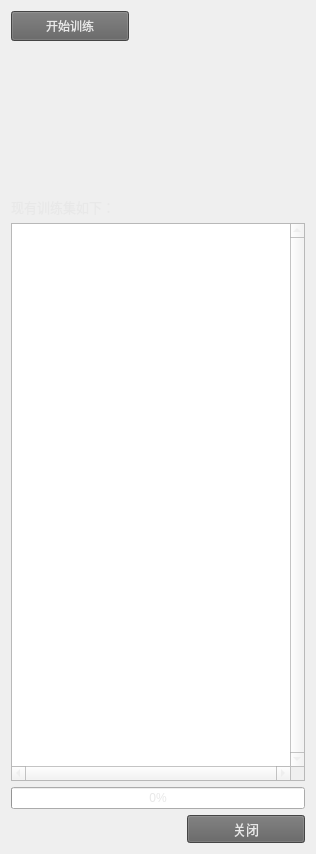
          <widget class="QWidget" name="scrollAreaWidgetContents_9">
           <property name="geometry">
            <rect>
             <x>0</x>
             <y>0</y>
             <width>316</width>
             <height>854</height>
            </rect>
           </property>
           <layout class="QVBoxLayout" name="verticalLayout_17">
            <item>
             <layout class="QHBoxLayout" name="horizontalLayout_31" stretch="2,3">
              <item>
               <widget class="QPushButton" name="btnOK">
                <property name="minimumSize">
                 <size>
                  <width>0</width>
                  <height>30</height>
                 </size>
                </property>
                <property name="styleSheet">
                 <string notr="true">color: rgb(232, 232, 232);
background-color: rgb(97, 97, 97)</string>
                </property>
                <property name="text">
                 <string>开始训练</string>
                </property>
                <property name="icon">
                 <iconset resource="image/image.qrc">
                  <normaloff>:/gmm/icons-shadowless-24/arrow-circle-225.png</normaloff>:/gmm/icons-shadowless-24/arrow-circle-225.png</iconset>
                </property>
               </widget>
              </item>
              <item>
               <spacer name="horizontalSpacer_4">
                <property name="orientation">
                 <enum>Qt::Horizontal</enum>
                </property>
                <property name="sizeHint" stdset="0">
                 <size>
                  <width>40</width>
                  <height>20</height>
                 </size>
                </property>
               </spacer>
              </item>
             </layout>
            </item>
            <item>
             <layout class="QHBoxLayout" name="horizontalLayout_30">
              <item>
               <widget class="QLabel" name="lab1">
                <property name="minimumSize">
                 <size>
                  <width>0</width>
                  <height>144</height>
                 </size>
                </property>
                <property name="text">
                 <string/>
                </property>
               </widget>
              </item>
              <item>
               <widget class="QLabel" name="lab2">
                <property name="minimumSize">
                 <size>
                  <width>0</width>
                  <height>144</height>
                 </size>
                </property>
                <property name="text">
                 <string/>
                </property>
               </widget>
              </item>
             </layout>
            </item>
            <item>
             <widget class="QLabel" name="label_3">
              <property name="font">
               <font>
                <pointsize>10</pointsize>
               </font>
              </property>
              <property name="styleSheet">
               <string notr="true">color: rgb(232, 232, 232);
</string>
              </property>
              <property name="text">
               <string>现有训练集如下：</string>
              </property>
             </widget>
            </item>
            <item>
             <widget class="QTableWidget" name="tableWidget">
              <property name="styleSheet">
               <string notr="true">color: rgb(232, 232, 232);
</string>
              </property>
              <property name="verticalScrollBarPolicy">
               <enum>Qt::ScrollBarAlwaysOn</enum>
              </property>
              <property name="horizontalScrollBarPolicy">
               <enum>Qt::ScrollBarAlwaysOn</enum>
              </property>
             </widget>
            </item>
            <item>
             <widget class="QProgressBar" name="progressBar_2">
              <property name="styleSheet">
               <string notr="true">color: rgb(232, 232, 232);</string>
              </property>
              <property name="value">
               <number>0</number>
              </property>
             </widget>
            </item>
            <item>
             <layout class="QHBoxLayout" name="horizontalLayout_32" stretch="3,2">
              <item>
               <spacer name="horizontalSpacer_5">
                <property name="orientation">
                 <enum>Qt::Horizontal</enum>
                </property>
                <property name="sizeHint" stdset="0">
                 <size>
                  <width>40</width>
                  <height>20</height>
                 </size>
                </property>
               </spacer>
              </item>
              <item>
               <widget class="QPushButton" name="pushButton_9">
                <property name="font">
                 <font>
                  <family>Arial Black</family>
                  <pointsize>10</pointsize>
                 </font>
                </property>
                <property name="styleSheet">
                 <string notr="true">color: rgb(232, 232, 232);
background-color: rgb(97, 97, 97)</string>
                </property>
                <property name="text">
                 <string>关闭</string>
                </property>
                <property name="icon">
                 <iconset resource="image/image.qrc">
                  <normaloff>:/gmm/icons-shadowless-24/cross.png</normaloff>:/gmm/icons-shadowless-24/cross.png</iconset>
                </property>
               </widget>
              </item>
             </layout>
            </item>
           </layout>
          </widget>
